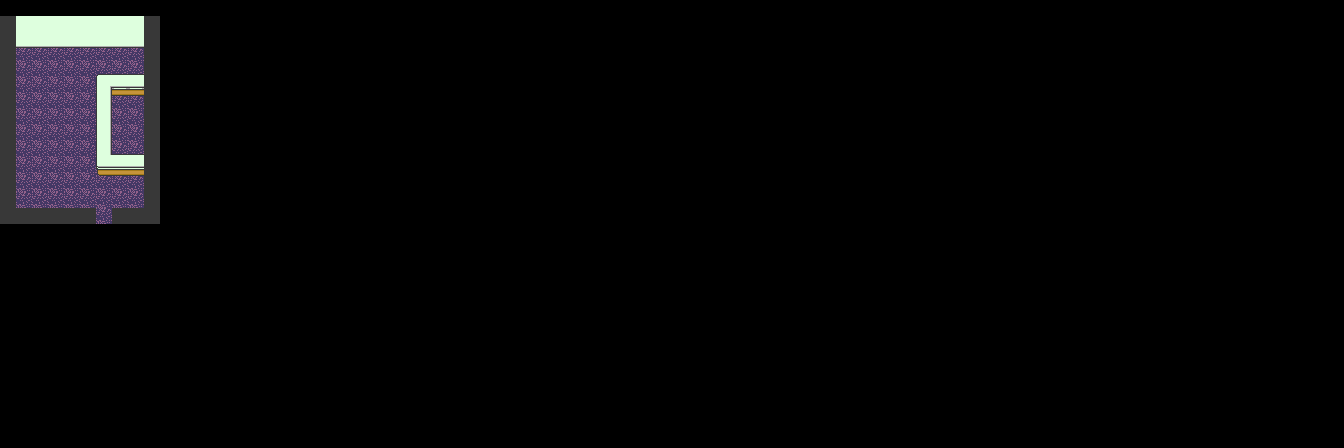

A 2D game scene composited from a Tiled map and its tileset images. What follows is a short description and the map's XML, with each tile layer's data collapsed to a summary:
An orthogonal 84x28 tile map with 16x16 px tiles, 3 tile layers (Background, Tables, Tabletops), 1 hidden layer not drawn, 4 tilesets and 1 object.

<map version="1.10" tiledversion="1.10.2" orientation="orthogonal" renderorder="right-down" width="84" height="28" tilewidth="16" tileheight="16" infinite="0" nextlayerid="7" nextobjectid="2">
 <tileset firstgid="1" source="../../Placeholder/tileset/Debug.tsx" />
 <tileset firstgid="11" source="../../Tilesets/Indoor/Furniture.tsx" />
 <tileset firstgid="67" source="../../Tilesets/Indoor/Office.tsx" />
 <tileset firstgid="147" source="../../Tilesets/Indoor/Stairs.tsx" />
 <group id="3" name="GameStart">
  <layer id="1" name="GrayBox" width="84" height="28" visible="0">
   <properties>
    <property name="unity:SortingLayer" value="Background" />
   </properties>
   <data>[2352 cells, 140 non-empty, 2 distinct tile ids]</data>
  </layer>
  <layer id="4" name="Background" width="84" height="28">
   <properties>
    <property name="unity:SortingLayer" value="Background" />
   </properties>
   <data>[2352 cells, 130 non-empty, 4 distinct tile ids]</data>
  </layer>
  <layer id="5" name="Tables" width="84" height="28">
   <data>[2352 cells, 10 non-empty, 6 distinct tile ids]</data>
  </layer>
  <layer id="6" name="Tabletops" width="84" height="28">
   <properties>
    <property name="unity:SortingLayer" value="Foreground" />
   </properties>
   <data>[2352 cells, 5 non-empty, 2 distinct tile ids]</data>
  </layer>
  <objectgroup id="2" name="Collisions">
   <object id="1" x="112" y="208">
    <polygon points="0,0 0,16 48,16 48,-192 -112,-192 -112,16 -16,16 -16,0 -96,0 -96,-160 32,-160 32,-128 -16,-128 -16,-32 32,-32 32,0" />
   </object>
  </objectgroup>
 </group>
</map>
